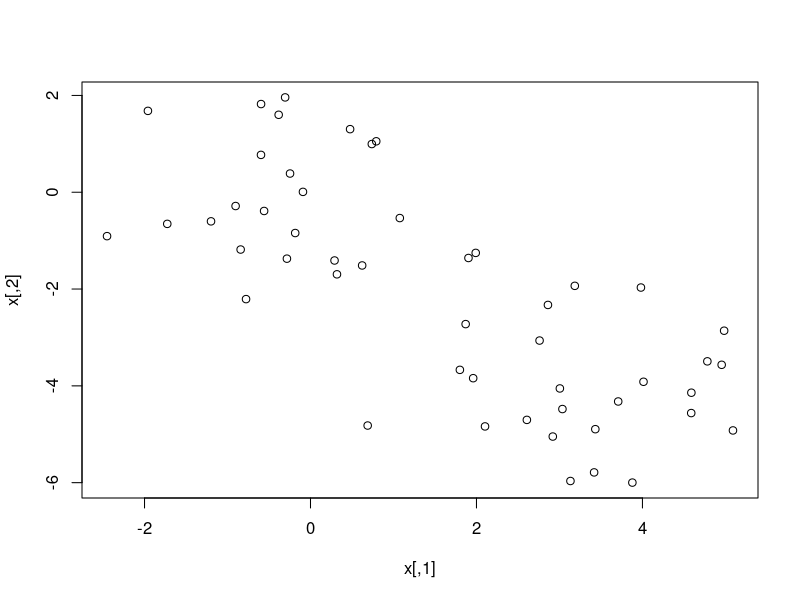
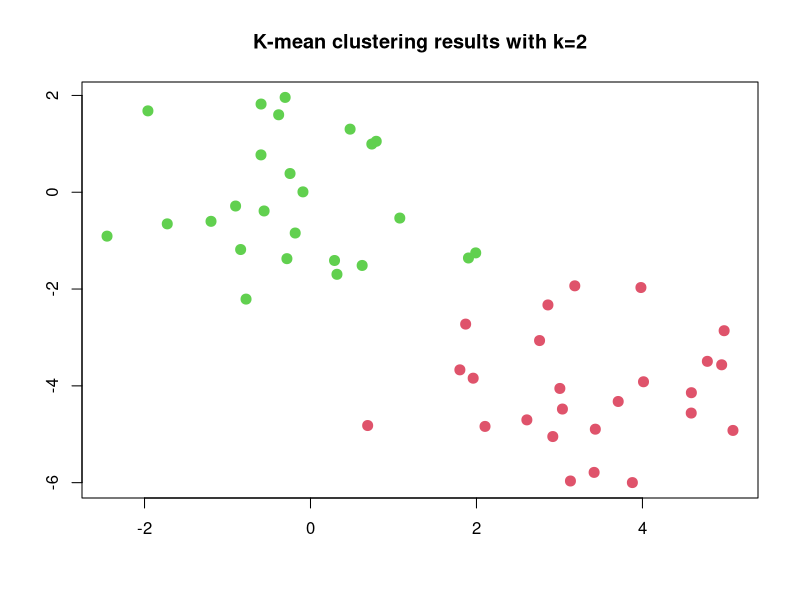
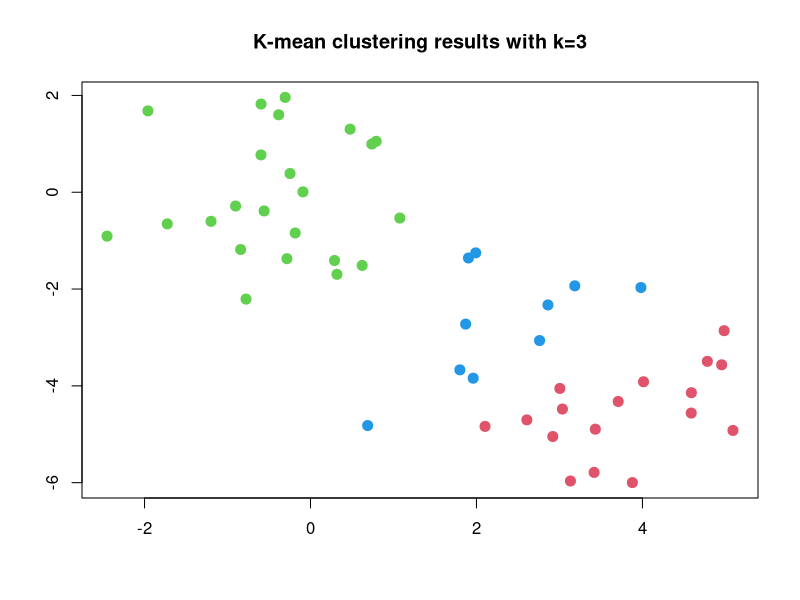

Generate these figures, in order, with R:
#K means in R
set.seed(2)
x=matrix(rnorm(50*2), ncol=2)
x[1:25,1]=x[1:25,1]+3
x[1:25,2]=x[1:25,2]-4
plot(x)


#kmeans
km.out=kmeans(x,2,nstart=20) #apply k means to data x, k=2, do it 20 times!

km.out$cluster

#differentiate colours with a colour vector col=(km.out$cluster+1) which will change depending on number of cluster.
plot(x,col=(km.out$cluster+1),main="K-mean clustering results with k=2", xlab="",ylab="", pch=20,cex=2)

#what about k=3?
set.seed(4)
km.out=kmeans(x,3,nstart=20) #apply k means to data x, k=3, do it 20 times!
km.out

plot(x,col=(km.out$cluster+1),main="K-mean clustering results with k=3", xlab="",ylab="", pch=20,cex=2)
